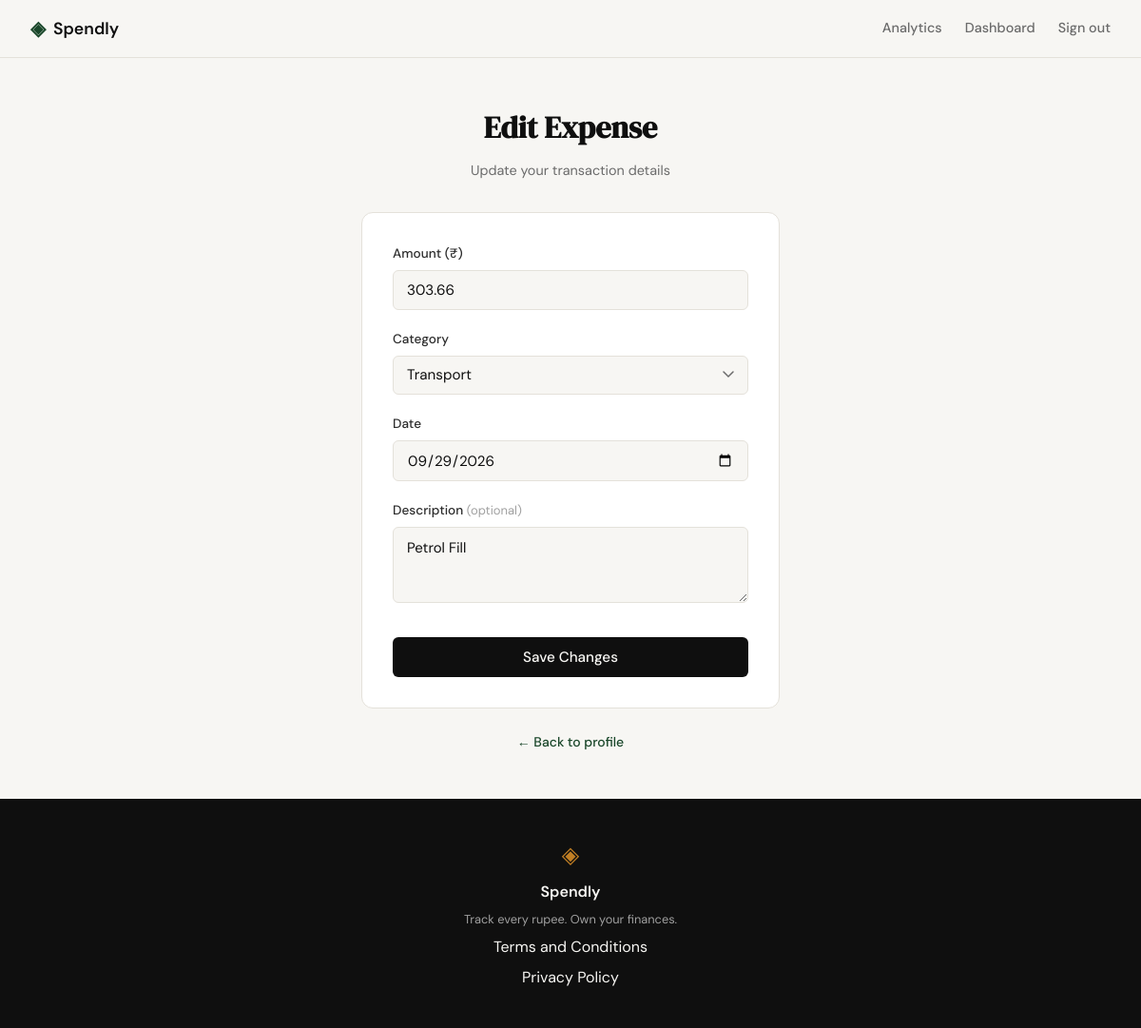
Screenshot of /expenses/15/edit (signed in) with the database file from the repository.
### tables this page shows
CREATE TABLE expenses (
                id INTEGER PRIMARY KEY AUTOINCREMENT,
                user_id INTEGER NOT NULL,
                amount REAL NOT NULL,
                category TEXT NOT NULL,
                date TEXT NOT NULL,
                description TEXT,
                created_at TEXT DEFAULT (datetime('now')),
                FOREIGN KEY (user_id) REFERENCES users (id)
            );

### app.py (the view, shortened to what this page needs)
@app.route("/expenses/<int:id>/edit", methods=["GET", "POST"])
def edit_expense(id):
    if not session.get("user_id"):
        return redirect(url_for("login"))
    expense = get_expense_by_id(id, session["user_id"])
    if expense is None:
        abort(404)
    if request.method == "GET":
        return render_template(
            "edit_expense.html",
            expense=expense,
            categories=CATEGORIES,
            form={},
        )

### database/db.py (called while the page is built)
def get_db():
    conn = sqlite3.connect(DB_PATH)
    conn.row_factory = sqlite3.Row
    conn.execute("PRAGMA foreign_keys = ON")
    return conn

### database/queries.py (called while the page is built)
def get_expense_by_id(expense_id, user_id):
    with get_db() as conn:
        return conn.execute(
            "SELECT * FROM expenses WHERE id = ? AND user_id = ?",
            (expense_id, user_id)
        ).fetchone()

### templates/edit_expense.html (shortened to what this page needs)
{% extends "base.html" %}
{% block head %}
<link rel="stylesheet" href="{{ url_for('static', filename='css/add_expense.css') }}">
{% endblock %}
{% block content %}
<section class="auth-section">
    <div class="auth-container">
        <div class="auth-header">
            <h1 class="auth-title">Edit Expense</h1>
            <p class="auth-subtitle">Update your transaction details</p>
        </div>
        <div class="auth-card">
            <form method="POST" action="{{ url_for('edit_expense', id=expense.id) }}">
                <div class="form-group">
                    <label for="amount">Amount (₹)</label>
                    <input type="number" id="amount" name="amount"
                           class="form-input"
                           placeholder="0.00"
                           step="0.01" min="0.01"
                           value="{{ form.get('amount', expense.amount) }}"
                           required autofocus>
                </div>
                <div class="form-group">
                    <label for="category">Category</label>
                    {% set selected_cat = form.get('category', expense.category) %}
                    <select id="category" name="category" class="form-input form-select" required>
                        {% for c in categories %}
                        <option value="{{ c }}" {% if selected_cat == c %}selected{% endif %}>{{ c }}</option>
                        {% endfor %}
                    </select>
                </div>
                <div class="form-group">
                    <label for="date">Date</label>
                    <input type="date" id="date" name="date"
                           class="form-input"
                           value="{{ form.get('date', expense.date) }}"
                           required>
                </div>
                <div class="form-group">
                    <label for="description">Description <span class="field-optional">(optional)</span></label>
                    <textarea id="description" name="description"
                              class="form-input form-textarea"
                              placeholder="What was this for?"
                              maxlength="200">{{ form.get('description', expense.description) }}</textarea>
                </div>
                <button type="submit" class="btn-submit">Save Changes</button>
            </form>
        </div>
        <p class="auth-switch">
            <a href="{{ url_for('profile') }}">← Back to profile</a>
        </p>
    </div>
</section>
{% endblock %}

### static/css/style.css (style rules this page uses)
:root { --ink: #0f0f0f; --ink-soft: #2d2d2d; --ink-muted: #6b6b6b; --ink-faint: #a0a0a0; --paper: #f7f6f3; --paper-warm: #f0ede6; --paper-card: #ffffff; --accent: #1a472a; --accent-light: #e8f0eb; --accent-2: #c17f24; --accent-2-light: #fdf3e3; --danger: #c0392b; --danger-light: #fdecea; --border: #e4e1da; --border-soft: #eeebe4; --font-display: 'DM Serif Display', Georgia, serif; --font-body: 'DM Sans', system-ui, sans-serif; --max-width: 1200px; --auth-width: 440px; --radius-sm: 6px; --radius-md: 12px; --radius-lg: 20px; }
*, *::before, *::after { box-sizing: border-box; margin: 0; padding: 0; }
html { font-size: 16px; scroll-behavior: smooth; }
body { background: var(--paper); color: var(--ink); font-family: var(--font-body); font-size: 1rem; line-height: 1.6; -webkit-font-smoothing: antialiased; }
a { color: inherit; text-decoration: none; }
.auth-section { min-height: calc(100vh - 60px - 100px); display: flex; align-items: center; justify-content: center; padding: 3rem 2rem; }
.auth-container { width: 100%; max-width: var(--auth-width); }
.auth-header { text-align: center; margin-bottom: 2rem; }
.auth-title { font-family: var(--font-display); font-size: 2rem; color: var(--ink); margin-bottom: 0.5rem; }
.auth-subtitle { font-size: 0.9rem; color: var(--ink-muted); }
.auth-card { background: var(--paper-card); border: 1px solid var(--border); border-radius: var(--radius-md); padding: 2rem; margin-bottom: 1.5rem; }
.form-group { margin-bottom: 1.25rem; }
.form-group label { display: block; font-size: 0.85rem; font-weight: 500; color: var(--ink-soft); margin-bottom: 0.4rem; }
.form-input { width: 100%; padding: 0.6rem 0.875rem; border: 1px solid var(--border); border-radius: var(--radius-sm); font-family: var(--font-body); font-size: 0.95rem; color: var(--ink); background: var(--paper); outline: none; transition: border-color 0.2s; }
.form-input::placeholder { color: var(--ink-faint); }
.btn-submit { width: 100%; padding: 0.7rem; background: var(--ink); color: var(--paper); border: none; border-radius: var(--radius-sm); font-family: var(--font-body); font-size: 0.95rem; font-weight: 500; cursor: pointer; transition: background 0.2s; margin-top: 0.5rem; }
.auth-switch { text-align: center; font-size: 0.875rem; color: var(--ink-muted); }
.auth-switch a { color: var(--accent); font-weight: 500; }

### static/css/add_expense.css (style rules this page uses)
.form-select { appearance: none; background-repeat: no-repeat; background-position: right 0.875rem center; padding-right: 2.5rem; cursor: pointer; }
.form-textarea { resize: vertical; min-height: 80px; font-family: var(--font-body); font-size: 0.9375rem; line-height: 1.5; }
.field-optional { font-size: 0.8125rem; color: var(--ink-faint); font-weight: 400; }

### rows the page displays
expenses: amount "303.66", category "Transport", date "09/29/2026", description "Petrol Fill"
